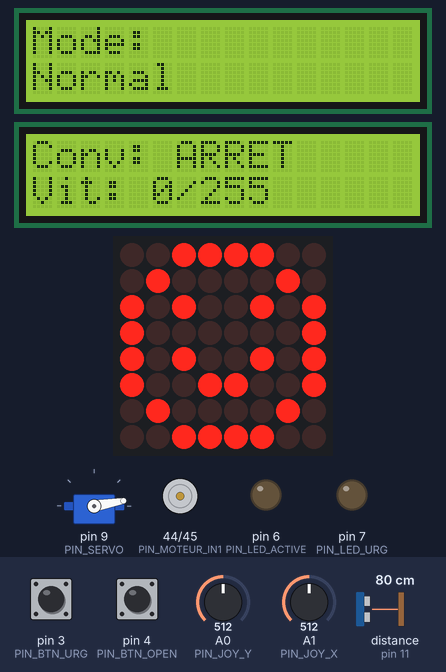
The sketch below on a simulated Arduino Mega 2560, built with avr-gcc and run on an emulated ATmega2560. Shown: servo, 2 × 16×2 character LCD, 8×8 LED matrix, motor-driver pin pairs drawn as motors (green arrow = first pin HIGH = forward, orange = second pin HIGH = backward, longer = more drive, scaled by the enable pin), output pins drawn as LEDs (lit = HIGH). The inputs (shaded band) are chosen by the test bench; at power-on: distance to the obstacle (sensor on pin 11) 80 cm, A0 (PIN_JOY_Y) = 512, pin 3 (PIN_BTN_URG) HIGH, pin 4 (PIN_BTN_OPEN) HIGH, A1 (PIN_JOY_X) = 512. The echo pulse lasts 58.3 µs per cm; WiFi joins after 1.5 s; servers stay silent unless stated; no MQTT or app messages arrive unless stated; what the sketch prints to the serial monitor is not drawn.

Above: at 4.4 s.
4.5 s: distance to the obstacle (sensor on pin 11) set to 21 cm
At 7.44 s:
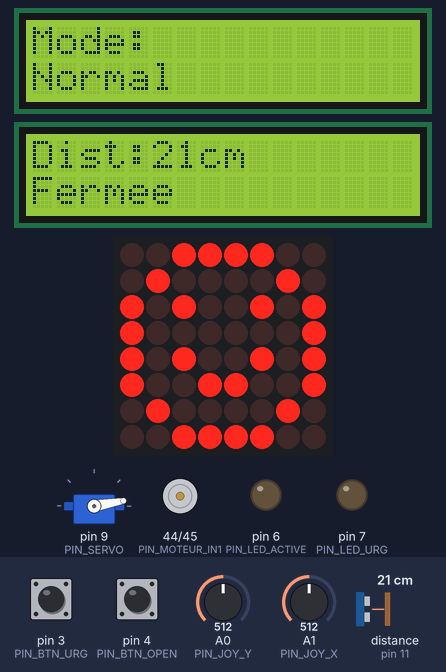
7.5 s: distance to the obstacle (sensor on pin 11) set to 17 cm
At 8.6 s:
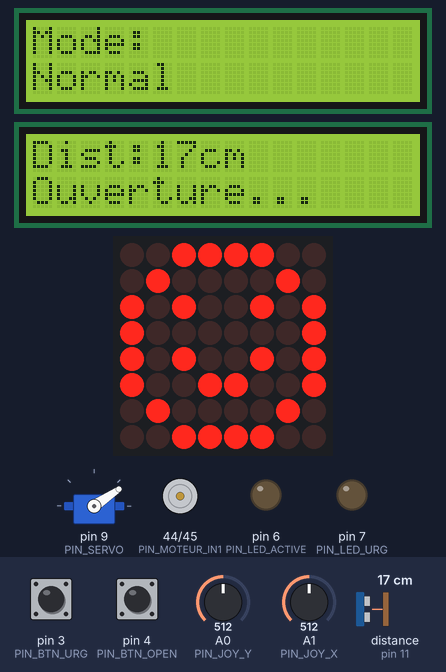
9.2 s: A0 (PIN_JOY_Y) set to 651
11.8 s: A0 (PIN_JOY_Y) set to 680
At 14.4 s:
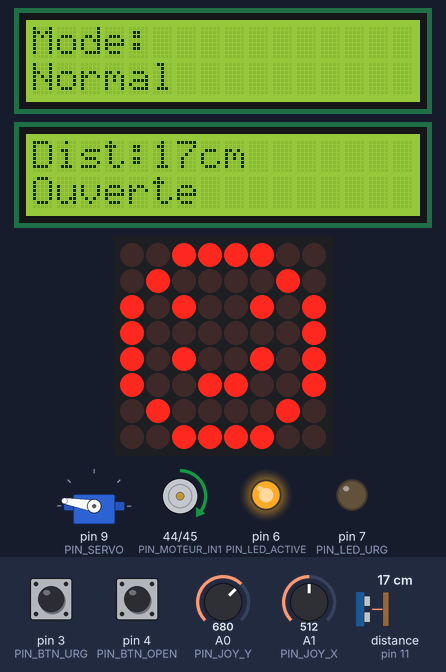
14.7 s: pin 3 (PIN_BTN_URG) pulled LOW for 0.15 s
At 15.4 s:
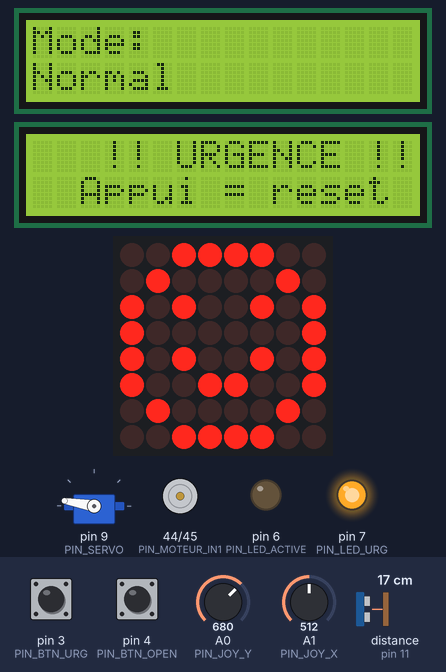
16.3 s: pin 3 (PIN_BTN_URG) pulled LOW for 1 s
At 17.57 s:
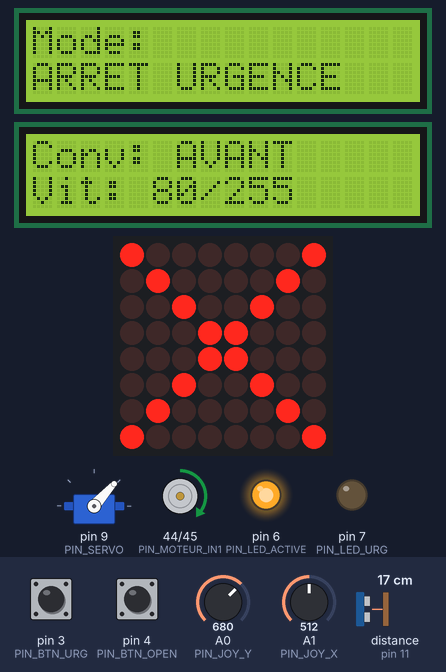
Timing chart, 0 to 20.9 s (numbered marks = the images above; inputs shaded):
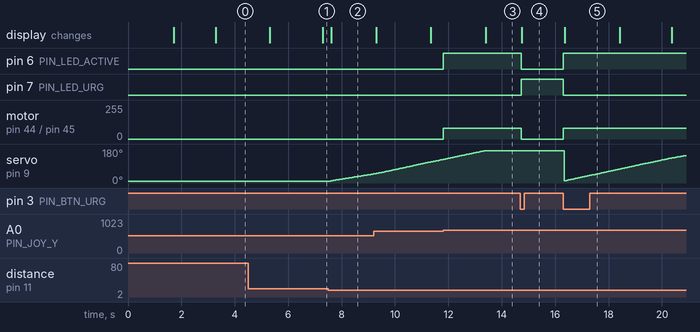

The sketch:

0SX_Projet.ino
```cpp
#include <IRremote.hpp>
#include <Wire.h>
#include <HCSR04.h>
#include "Etats.h"
#include "PorteAutomatique.h"
#include "Convoyeur.h"
#include "GestionnaireAffiche.h"
#include "ClientMQTT.h"
#include <LCD_I2C.h>

//const char* WIFI_SSID      = "TechniquesInformatique-Etudiant";
//const char* WIFI_MOT_PASSE = "shawi123";
const char* WIFI_SSID      = "BELL660";
const char* WIFI_MOT_PASSE = "A2F72E699917";
const char* NUM_ETUDIANT   = "13";

const int PIN_SERVO    = 9;
const int PIN_TRIGGER  = 12;
const int PIN_ECHO     = 11;
const int PIN_BTN_OPEN = 4;

const int PIN_JOY_Y       = A0;
const int PIN_JOY_X       = A1;
const int PIN_MOTEUR_IN1  = 44;
const int PIN_MOTEUR_IN2  = 45;
const int PIN_MOTEUR_EN   = 5;
const int PIN_LED_ACTIVE  = 6;
const int PIN_LED_URG     = 7;

const int PIN_IR  = 8;
const int PIN_DIN = 34;
const int PIN_CLK = 30;
const int PIN_CS  = 32;

const int PIN_BTN_URG = 3;

const int CENTRE_JOY     = 512;
const int ZONE_MORTE_JOY = 150;
const unsigned long DELAI_VITESSE  = 80;
const unsigned long DELAI_PAGE_LCD = 2000;
const unsigned long DEBOUNCE       = 200;

HCSR04              capteur(PIN_TRIGGER, PIN_ECHO);
PorteAutomatique    porte(PIN_SERVO);
Convoyeur           convoyeur(PIN_MOTEUR_IN1, PIN_MOTEUR_IN2,
                              PIN_MOTEUR_EN, PIN_LED_ACTIVE, PIN_LED_URG);
GestionnaireAffiche affiche(PIN_DIN, PIN_CLK, PIN_CS);
ClientMQTT          mqtt(WIFI_SSID, WIFI_MOT_PASSE, NUM_ETUDIANT);
LCD_I2C             lcd(0x27, 16, 2);

bool          modeUrgence      = false;
EtatConvoyeur etatConvoyeur    = CONV_ARRET;
ModeAffiche   modeAffiche      = MODE_NORMAL;
float         distanceCm       = 0.0;
bool          btnUrgPrecedent  = HIGH;
bool          btnOpenPrecedent = HIGH;
unsigned long dernierAjustVit  = 0;
unsigned long dernierBtnUrg    = 0;
unsigned long dernierChangeLCD = 0;
int           pageLCD          = 0;

void setup() {
    Serial.begin(9600);
    pinMode(PIN_BTN_URG,  INPUT_PULLUP);
    pinMode(PIN_BTN_OPEN, INPUT_PULLUP);

    IrReceiver.begin(PIN_IR, DISABLE_LED_FEEDBACK);

    porte.demarrer();
    convoyeur.debut();
    affiche.demarrer();
    mqtt.demarrer();

    lcd.begin();
    lcd.backlight();
    lcd.clear();
    lcd.print("Systeme pret");
    delay(1500);
    lcd.clear();
}

void loop() {
    unsigned long maintenant = millis();

    static unsigned long derniereDist = 0;
    if (maintenant - derniereDist >= 50) {
        distanceCm = capteur.dist();
        derniereDist = maintenant;
    }

    bool btnUrg = digitalRead(PIN_BTN_URG);
    if (btnUrgPrecedent == HIGH && btnUrg == LOW &&
        (maintenant - dernierBtnUrg) > DEBOUNCE) {
        dernierBtnUrg = maintenant;
        gererUrgence();
    }
    btnUrgPrecedent = btnUrg;

    bool btnOpen = digitalRead(PIN_BTN_OPEN);
    if (btnOpenPrecedent == HIGH && btnOpen == LOW && !modeUrgence) {
        porte.ouvrirManuellement();
    }
    btnOpenPrecedent = btnOpen;

    lireIR();
    gererCommandesMQTT();

    if (!modeUrgence) {
        porte.mettreAJour(maintenant, distanceCm);
        gererConvoyeur(maintenant);
        affiche.mettreAJour();
    }

    afficherLCD(maintenant);
    mqtt.mettreAJour(porte.lireEtat(), distanceCm,
                     etatConvoyeur, convoyeur.lireVitesse(), modeAffiche);
}

void lireIR() {
    if (!IrReceiver.decode()) return;
    if (IrReceiver.decodedIRData.decodedRawData != 0 && !modeUrgence) {
        uint8_t code = IrReceiver.decodedIRData.command;
        switch (code) {
            case BTN_IR_RABAIS: changerModeAffiche(MODE_RABAIS); break;
            case BTN_IR_NORMAL: changerModeAffiche(MODE_NORMAL); break;
            case BTN_IR_ERREUR: changerModeAffiche(MODE_ERREUR); break;
            case BTN_IR_FERMER: changerModeAffiche(MODE_FERMER); break;
        }
    }
    IrReceiver.resume();
}

void changerModeAffiche(ModeAffiche m) {
    modeAffiche = m;
    affiche.changerMode(m);
}

void gererUrgence() {
    if (!modeUrgence) {
        modeUrgence   = true;
        modeAffiche   = MODE_URGENCE;
        etatConvoyeur = CONV_URGENCE;
        convoyeur.stopper();
        convoyeur.allumerLedUrgence(true);
        porte.activerUrgence();
        affiche.signalerUrgence();
        lcd.clear();
        lcd.setCursor(3, 0);
        lcd.print("!! URGENCE !!");
        lcd.setCursor(2, 1);
        lcd.print("Appui = reset");
    } else {
        modeUrgence   = false;
        modeAffiche   = MODE_NORMAL;
        etatConvoyeur = CONV_ARRET;
        convoyeur.allumerLedUrgence(false);
        porte.desactiverUrgence();
        affiche.signalerUrgence();
        lcd.clear();
    }
}

void gererCommandesMQTT() {
    if (mqtt.urgencePending() && !modeUrgence) {
        gererUrgence();
        mqtt.resetPending();
        return;
    }
    if (!modeUrgence) {
        ModeAffiche m = mqtt.lireModePending();
        if (m != modeAffiche) {
            changerModeAffiche(m);
            mqtt.resetPending();
        }
    }
}

void gererConvoyeur(unsigned long maintenant) {
    switch (etatConvoyeur) {
        case CONV_ARRET: {
            int deltaY = analogRead(PIN_JOY_Y) - CENTRE_JOY;
            if (abs(deltaY) > ZONE_MORTE_JOY) {
                etatConvoyeur = CONV_MARCHE;
                appliquerDirection(deltaY);
            }
            break;
        }
        case CONV_MARCHE: {
            int deltaY = analogRead(PIN_JOY_Y) - CENTRE_JOY;
            int deltaX = analogRead(PIN_JOY_X) - CENTRE_JOY;
            if (abs(deltaX) > ZONE_MORTE_JOY &&
                (maintenant - dernierAjustVit) >= DELAI_VITESSE) {
                dernierAjustVit = maintenant;
                convoyeur.modifierVitesse(deltaX);
            }
            if (abs(deltaY) <= ZONE_MORTE_JOY) {
                convoyeur.stopper();
                etatConvoyeur = CONV_ARRET;
            } else {
                appliquerDirection(deltaY);
            }
            break;
        }
        case CONV_URGENCE: break;
    }
}

void appliquerDirection(int deltaY) {
    if (deltaY > 0) convoyeur.allerAvant();
    else            convoyeur.allerArriere();
}

void afficherLCD(unsigned long maintenant) {
    if (modeUrgence) return;
    if (maintenant - dernierChangeLCD >= DELAI_PAGE_LCD) {
        dernierChangeLCD = maintenant;
        pageLCD = (pageLCD + 1) % 3;
        lcd.clear();
    }
    switch (pageLCD) {
        case 0:
            lcd.setCursor(0, 0);
            lcd.print("Dist:");
            lcd.print((int)distanceCm);
            lcd.print("cm          ");
            lcd.setCursor(0, 1);
            lcd.print(porte.lireEtatTexte());
            lcd.print("            ");
            break;
        case 1:
            lcd.setCursor(0, 0);
            lcd.print("Conv: ");
            lcd.print(convoyeur.estEnMarche()
                ? (convoyeur.estEnAvant() ? "AVANT   " : "ARRIERE ")
                : "ARRET   ");
            lcd.setCursor(0, 1);
            lcd.print("Vit: ");
            lcd.print(convoyeur.lireVitesse());
            lcd.print("/255       ");
            break;
        case 2:
            lcd.setCursor(0, 0);
            lcd.print("Mode:           ");
            lcd.setCursor(0, 1);
            switch (modeAffiche) {
                case MODE_NORMAL:  lcd.print("NORMAL          "); break;
                case MODE_RABAIS:  lcd.print("RABAIS          "); break;
                case MODE_ERREUR:  lcd.print("ERREUR          "); break;
                case MODE_FERMER:  lcd.print("FERME           "); break;
                case MODE_URGENCE: lcd.print("URGENCE         "); break;
            }
            break;
    }
}
```

ClientMQTT.cpp
```cpp
#include "ClientMQTT.h"

const char* ClientMQTT::MQTT_SERVEUR = "216.128.180.194";
const int   ClientMQTT::MQTT_PORT    = 1883;
const char* ClientMQTT::MQTT_USER    = "etdshawi";
const char* ClientMQTT::MQTT_PASS    = "shawi123";

ClientMQTT*  ClientMQTT::_instance       = nullptr;
ModeAffiche  ClientMQTT::_modePending    = MODE_NORMAL;
bool         ClientMQTT::_urgencePending = false;

ClientMQTT::ClientMQTT(const char* ssid, const char* motDePasse, const char* numEtudiant)
    : _mqttClient(_wifiClient),
      _ssid(ssid),
      _motDePasse(motDePasse),
      _numEtudiant(numEtudiant),
      _dernierEnvoi(0),
      _derniereReconnexion(0)
{
    _instance = this;
}

void ClientMQTT::demarrer() {
    _connecterWifi();
    _mqttClient.setServer(MQTT_SERVEUR, MQTT_PORT);
    _mqttClient.setCallback(_onMessage);
    _connecterMQTT();
}

void ClientMQTT::mettreAJour(EtatPorte etatPorte, float distance,
                              EtatConvoyeur etatConv, int vitesse, ModeAffiche mode) {
    unsigned long maintenant = millis();

    if (WiFi.status() != WL_CONNECTED) {
        if (maintenant - _derniereReconnexion >= INTERVALLE_RECONNEX) {
            _derniereReconnexion = maintenant;
            WiFi.begin(_ssid, _motDePasse);
        }
        return;
    }

    if (!_mqttClient.connected()) {
        if (maintenant - _derniereReconnexion >= INTERVALLE_RECONNEX) {
            _derniereReconnexion = maintenant;
            _connecterMQTT();
        }
        return;
    }

    _mqttClient.loop();

    if (maintenant - _dernierEnvoi >= INTERVALLE_ENVOI) {
        _dernierEnvoi = maintenant;
        _envoyer(etatPorte, distance, etatConv, vitesse, mode);
    }
}

ModeAffiche ClientMQTT::lireModePending()  { return _modePending; }
bool        ClientMQTT::urgencePending()   { return _urgencePending; }
void        ClientMQTT::resetPending()     { _urgencePending = false; _modePending = MODE_NORMAL; }

void ClientMQTT::_connecterWifi() {
    Serial3.begin(115200);
    WiFi.init(Serial3);

    if (WiFi.status() == WL_NO_MODULE) {
        Serial.println("Module WiFi introuvable!");
        return;
    }

    WiFi.disconnect();
    WiFi.setPersistent();
    WiFi.endAP();
    WiFi.begin(_ssid, _motDePasse);

    unsigned long debut = millis();
    while (WiFi.status() != WL_CONNECTED && millis() - debut < 10000) {
        delay(500);
        Serial.print(".");
    }
    Serial.println();

    if (WiFi.status() == WL_CONNECTED) {
        Serial.println("WiFi connecte!");
    } else {
        Serial.println("WiFi echec.");
    }
}

void ClientMQTT::_connecterMQTT() {
    if (WiFi.status() != WL_CONNECTED) return;

    if (_mqttClient.connect(_numEtudiant, MQTT_USER, MQTT_PASS)) {
        Serial.println("MQTT connecte!");

        // S'abonner au topic de réception
        char topicSub[30];
        snprintf(topicSub, sizeof(topicSub), "etd/%s", _numEtudiant);
        _mqttClient.subscribe(topicSub);
        Serial.print("Abonne a: ");
        Serial.println(topicSub);
    } else {
        Serial.print("MQTT echec: ");
        Serial.println(_mqttClient.state());
    }
}

void ClientMQTT::_envoyer(EtatPorte etatPorte, float distance,
                           EtatConvoyeur etatConv, int vitesse, ModeAffiche mode) {
    const char* textePorte;
    switch (etatPorte) {
        case PORTE_OUVERTURE: textePorte = "ouverture"; break;
        case PORTE_OUVERTE:   textePorte = "ouverte";   break;
        case PORTE_FERMETURE: textePorte = "fermeture"; break;
        case PORTE_URGENCE:   textePorte = "urgence";   break;
        default:              textePorte = "fermee";    break;
    }

    const char* texteConv;
    switch (etatConv) {
        case CONV_MARCHE:  texteConv = "marche";  break;
        case CONV_URGENCE: texteConv = "urgence"; break;
        default:           texteConv = "arret";   break;
    }

    const char* texteMode;
    switch (mode) {
        case MODE_RABAIS:  texteMode = "rabais";  break;
        case MODE_ERREUR:  texteMode = "erreur";  break;
        case MODE_FERMER:  texteMode = "fermer";  break;
        case MODE_URGENCE: texteMode = "urgence"; break;
        default:           texteMode = "normal";  break;
    }

    char distStr[8];
    dtostrf(distance, 4, 1, distStr);

    char payload[200];
    snprintf(payload, sizeof(payload),
        "{\"porte\":\"%s\","
        "\"distance\":%s,"
        "\"convoyeur\":\"%s\","
        "\"vitesse\":%d,"
        "\"mode\":\"%s\"}",
        textePorte, distStr, texteConv, vitesse, texteMode
    );

    char topicPub[30];
    snprintf(topicPub, sizeof(topicPub), "etd/%s", _numEtudiant);

    _mqttClient.publish(topicPub, payload);
    Serial.print("Envoi: ");
    Serial.println(payload);
}

void ClientMQTT::_onMessage(char* topic, byte* payload, unsigned int length) {
    if (_instance == nullptr) return;

    char msg[64];
    unsigned int len = min(length, (unsigned int)(sizeof(msg) - 1));
    memcpy(msg, payload, len);
    msg[len] = '\0';

    Serial.print("Recu: ");
    Serial.println(msg);

    if      (strstr(msg, "urgence") != nullptr) _urgencePending = true;
    else if (strstr(msg, "rabais")  != nullptr) _modePending = MODE_RABAIS;
    else if (strstr(msg, "erreur")  != nullptr) _modePending = MODE_ERREUR;
    else if (strstr(msg, "fermer")  != nullptr) _modePending = MODE_FERMER;
    else if (strstr(msg, "normal")  != nullptr) _modePending = MODE_NORMAL;
}
```

ClientMQTT.h
```cpp
#pragma once

#include <Arduino.h>
#include <WiFiEspAT.h>
#include <PubSubClient.h>
#include "Etats.h"

class ClientMQTT {
public:
    ClientMQTT(const char* ssid, const char* motDePasse, const char* numEtudiant);
    void demarrer();
    void mettreAJour(EtatPorte etatPorte, float distance,
                     EtatConvoyeur etatConv, int vitesse, ModeAffiche mode);
    ModeAffiche lireModePending();
    bool        urgencePending();
    void        resetPending();

private:
    WiFiClient   _wifiClient;
    PubSubClient _mqttClient;
    const char*  _ssid;
    const char*  _motDePasse;
    const char*  _numEtudiant;
    unsigned long _dernierEnvoi;
    unsigned long _derniereReconnexion;

    static const unsigned long INTERVALLE_ENVOI    = 2000;
    static const unsigned long INTERVALLE_RECONNEX = 5000;
    static const char*         MQTT_SERVEUR;
    static const int           MQTT_PORT;
    static const char*         MQTT_USER;
    static const char*         MQTT_PASS;

    static ModeAffiche  _modePending;
    static bool         _urgencePending;
    static ClientMQTT*  _instance;

    void _connecterWifi();
    void _connecterMQTT();
    void _envoyer(EtatPorte etatPorte, float distance,
                  EtatConvoyeur etatConv, int vitesse, ModeAffiche mode);
    static void _onMessage(char* topic, byte* payload, unsigned int length);
};
```

Convoyeur.cpp
```cpp
#include "Convoyeur.h"
#include <Arduino.h>

const int VITESSE_DEPART  = 0;
const int INCREMENT       = 1;
const int VITESSE_MINIMUM = 80;
const int VITESSE_MAXIMUM = 255;
const int CENTRE_JOYSTICK = 512;

Convoyeur::Convoyeur(int brancheEntree1, int brancheEntree2,
                     int brancheActivation,
                     int brancheLedActive, int brancheLedUrgence)
  : _brancheEntree1(brancheEntree1),
    _brancheEntree2(brancheEntree2),
    _brancheActivation(brancheActivation),
    _brancheLedActive(brancheLedActive),
    _brancheLedUrgence(brancheLedUrgence),
    _enMarche(false), _enAvant(true), _vitesse(VITESSE_DEPART)
{}

void Convoyeur::debut() {
  pinMode(_brancheEntree1,    OUTPUT);
  pinMode(_brancheEntree2,    OUTPUT);
  pinMode(_brancheActivation, OUTPUT);
  pinMode(_brancheLedActive,  OUTPUT);
  pinMode(_brancheLedUrgence, OUTPUT);

  stopper();
  allumerLedUrgence(false);
}

void Convoyeur::modifierVitesse(int valeurX) {
  int pas = map(abs(valeurX), 0, CENTRE_JOYSTICK, 5, 40);
  pas = constrain(pas, 5, 40);

  if (valeurX > 0) {
    _vitesse = constrain(_vitesse + pas, VITESSE_MINIMUM, VITESSE_MAXIMUM);
  } else {
    _vitesse = constrain(_vitesse - pas, VITESSE_MINIMUM, VITESSE_MAXIMUM);
  }

  Serial.print("VITESSE: "); Serial.println(_vitesse);
  _envoyerVitesse();
}

void Convoyeur::_envoyerVitesse() {
  if (_enMarche) {
    analogWrite(_brancheActivation, _vitesse);
  }
}

void Convoyeur::allerAvant() {
  _enMarche = true;
  _enAvant  = true;

  if (_vitesse < VITESSE_MINIMUM) _vitesse = VITESSE_MINIMUM;
  digitalWrite(_brancheEntree1, HIGH);
  digitalWrite(_brancheEntree2, LOW);
  analogWrite(_brancheActivation, _vitesse);

  _mettreAjourLed();
}

void Convoyeur::allerArriere() {
  _enMarche = true;
  _enAvant  = false;

  if (_vitesse == 0) _vitesse = VITESSE_MINIMUM;
  digitalWrite(_brancheEntree1, LOW);
  digitalWrite(_brancheEntree2, HIGH);
  analogWrite(_brancheActivation, _vitesse);

  _mettreAjourLed();
}

void Convoyeur::stopper() {
  _enMarche = false;

  analogWrite(_brancheActivation, 0);
  digitalWrite(_brancheEntree1, LOW);
  digitalWrite(_brancheEntree2, LOW);

  _mettreAjourLed();
}

bool Convoyeur::estEnMarche() const {
  return _enMarche;
}

bool Convoyeur::estEnAvant() const {
  return _enAvant;
}

int Convoyeur::lireVitesse() const {
  return _vitesse;
}

void Convoyeur::allumerLedUrgence(bool allumee) {
  digitalWrite(_brancheLedUrgence, allumee ? HIGH : LOW);
}

void Convoyeur::_mettreAjourLed() {
  digitalWrite(_brancheLedActive, _enMarche ? HIGH : LOW);
}
```

Convoyeur.h
```cpp
#pragma once

#include <Arduino.h>
#include "Etats.h"

class Convoyeur {
public:
  Convoyeur(int brancheEntree1, int brancheEntree2,
            int brancheActivation,
            int brancheLedActive, int brancheLedUrgence);

  void debut();

  void allerAvant();
  void allerArriere();
  void stopper();
  void modifierVitesse(int valeurX);

  bool estEnMarche()  const;
  bool estEnAvant()   const;
  int  lireVitesse()  const;

  void allumerLedUrgence(bool allumee);

private:
  int _brancheEntree1;
  int _brancheEntree2;
  int _brancheActivation;
  int _brancheLedActive;
  int _brancheLedUrgence;

  bool _enMarche;
  bool _enAvant;
  int  _vitesse;

  void _mettreAjourLed();
  void _envoyerVitesse();
};
```

Etats.h
```cpp
#pragma once

enum EtatPorte : uint8_t {
    PORTE_FERMEE,
    PORTE_OUVERTURE,
    PORTE_OUVERTE,
    PORTE_FERMETURE,
    PORTE_URGENCE
};

enum EtatConvoyeur : uint8_t {
    CONV_ARRET,
    CONV_MARCHE,
    CONV_URGENCE
};

enum EtatCapteur : uint8_t {
    CAPTEUR_IDLE,
    CAPTEUR_TRIG,
    CAPTEUR_ATTENTE_ECHO,
    CAPTEUR_LECTURE
};

enum ModeAffiche : uint8_t {
    MODE_NORMAL,
    MODE_RABAIS,
    MODE_ERREUR,
    MODE_FERMER,
    MODE_URGENCE
};
```

Source omitted: GestionnaireAffiche.cpp (1764 bytes), GestionnaireAffiche.h (762 bytes), PanneauMatrice.cpp (3005 bytes), PanneauMatrice.h (774 bytes), EcranLCD.cpp (776 bytes), EcranLCD.h (319 bytes), PorteAutomatique.cpp (2679 bytes), PorteAutomatique.h (951 bytes)

Measured:
- the behaviour switches between 20 and 19 cm on distance to the obstacle (sensor on pin 11) (found by bisection; images 1 and 2)
- the behaviour switches between 662 and 663 on A0 (PIN_JOY_Y) (found by bisection; images 2 and 3)
- after the input at 7.5 s, servo on pin 9 (PIN_SERVO): moves from 10° to 48° over 1.6 s, starting after 0.09 s; the display: changes after 0.11 s (image 2)
- after the input at 11.8 s, pin 6 (PIN_LED_ACTIVE): LOW → HIGH at once; motor on pin 44 (PIN_MOTEUR_IN1) / pin 45 (PIN_MOTEUR_IN2): stopped → forward 80/255 at once
- after the input at 14.7 s, pin 6 (PIN_LED_ACTIVE): HIGH → LOW at once; pin 7 (PIN_LED_URG): LOW → HIGH at once; motor on pin 44 (PIN_MOTEUR_IN1) / pin 45 (PIN_MOTEUR_IN2): forward 80/255 → stopped at once; the display: changes after 0.06 s (image 4)
- after the input at 16.3 s, pin 6 (PIN_LED_ACTIVE): LOW → HIGH at once; pin 7 (PIN_LED_URG): HIGH → LOW at once; motor on pin 44 (PIN_MOTEUR_IN1) / pin 45 (PIN_MOTEUR_IN2): stopped → forward 80/255 at once; the display: changes after 0.06 s (image 5)
